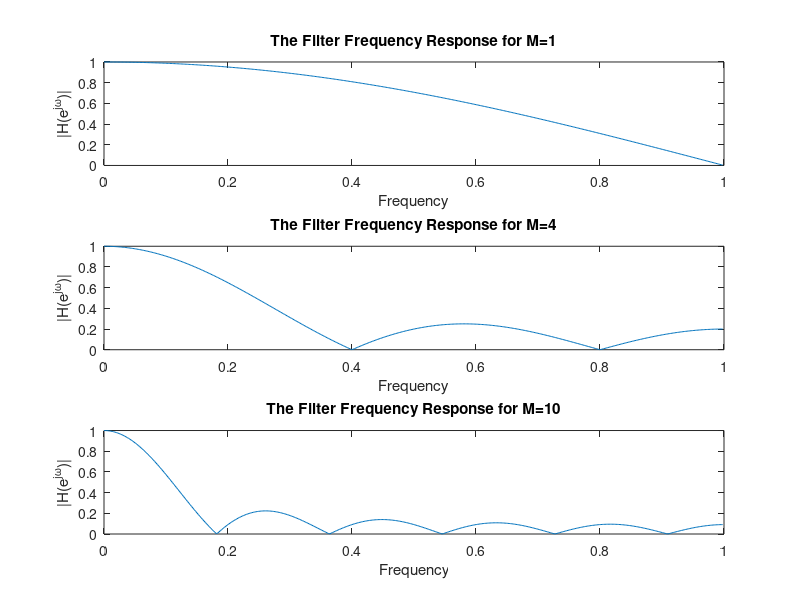

Recreate this plot in MATLAB.
%Mohammad Abu Shams 
%1200549
%Sec2
Values_for_M=[1,4,10];
for i=1:length(Values_for_M)
    M=Values_for_M(i);
    b=(1/(M+1))*ones(1,M+1);% Cooficient for X.
    a=1;% Cooficient for Y.
    [H,w]=freqz(b,a,453);
    subplot(length(Values_for_M),1,i);
    plot((w/(pi)),abs(H));
    xlabel('Frequency');
    ylabel('|H(e^{j\omega})|');
    title(['The Filter Frequency Response for M=',num2str(M)]);
end
    